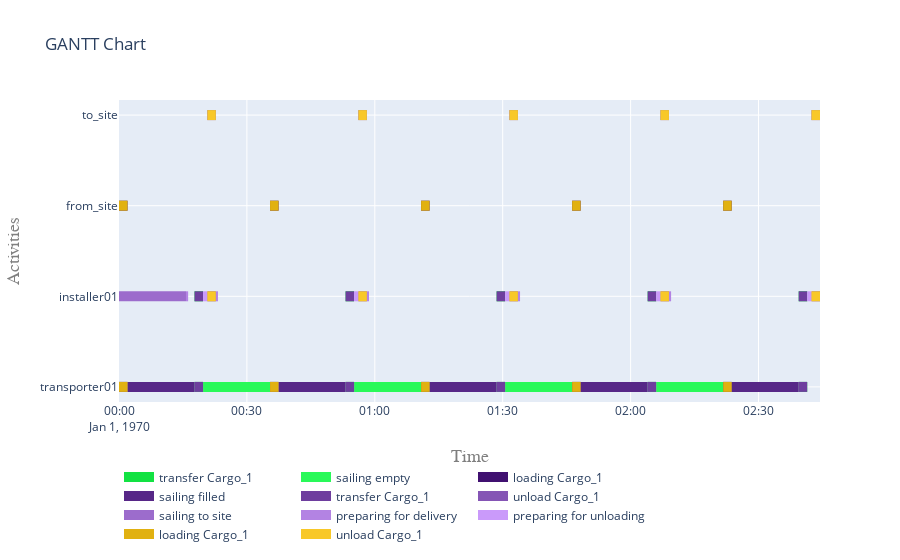

Notebook code for this chart:
### Code cell
plot.get_gantt_chart([transporter01, installer01, from_site, to_site],id_map=[transport_activity, installer_move_sequential_activity])
